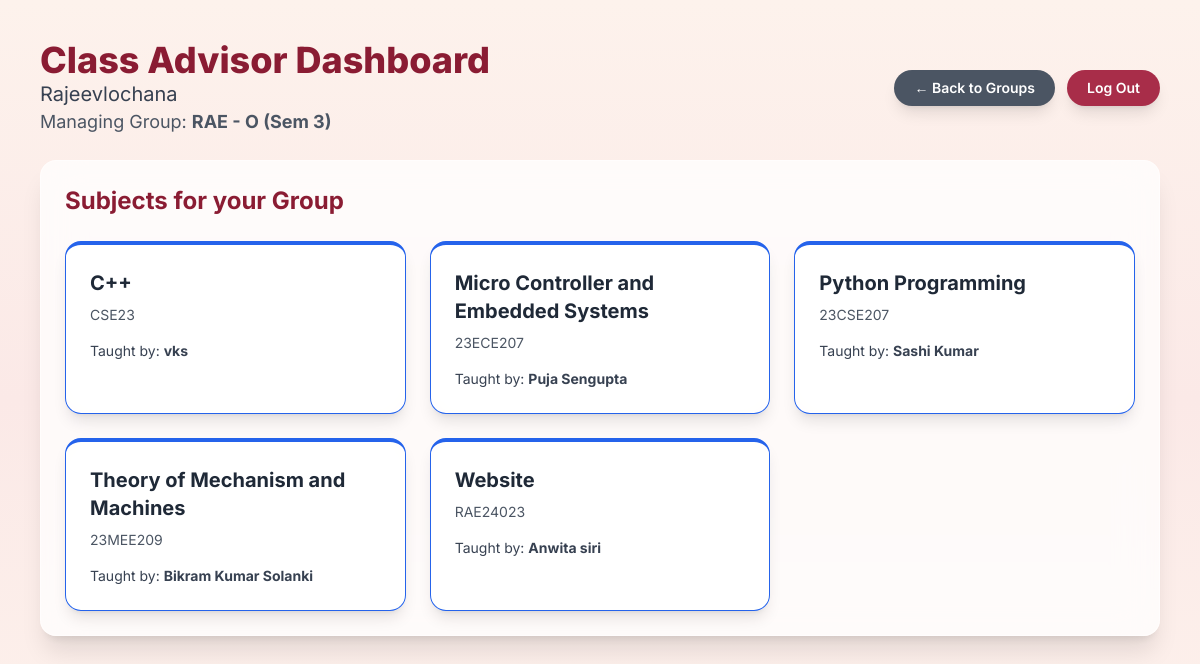
Screenshot of /advisor/group/RAE-O-3 (signed in) with the database file from the repository.
### app.py (models this page shows, shortened)
class ClassAdvisor(UserMixin, db.Model):
    id = db.Column(db.Integer, primary_key=True)
    username = db.Column(db.String(80), unique=True, nullable=False)
    password_hash = db.Column(db.String(200), nullable=False)
    advised_classes = db.relationship('Class', secondary=advisor_class_association, lazy='subquery',
        backref=db.backref('advisors', lazy=True))

class Class(db.Model):
    id = db.Column(db.Integer, primary_key=True)
    branch = db.Column(db.String(80), nullable=False)
    section = db.Column(db.String(10), nullable=False)
    sem = db.Column(db.Integer, nullable=False)
    strength = db.Column(db.Integer, nullable=False)
    subject_code = db.Column(db.String(20), nullable=False)
    subject_title = db.Column(db.String(120), nullable=False)
    teacher_id = db.Column(db.Integer, db.ForeignKey('teacher.id'), nullable=False)
    students = db.relationship('Student', backref='class_obj', lazy=True, cascade="all, delete-orphan")
    reports = db.relationship('AttendanceReport', backref='class_obj', lazy=True, cascade="all, delete-orphan")

class Teacher(UserMixin, db.Model):
    id = db.Column(db.Integer, primary_key=True)
    username = db.Column(db.String(80), unique=True, nullable=False)
    password_hash = db.Column(db.String(200), nullable=False)
    classes = db.relationship('Class', backref='teacher', lazy=True)

### app.py (the view)
@app.route('/advisor/group/<string:group_key>')
@login_required
def advisor_group_detail(group_key):
    if session.get('user_role') != 'advisor':
        return redirect(url_for('index'))
    try:
        branch, section, sem = group_key.split('-')
        sem = int(sem)
    except ValueError:
        flash('Invalid class group format.', 'error')
        return redirect(url_for('advisor_dashboard'))
    is_authorized = False
    for cls in current_user.advised_classes:
        if cls.branch == branch and cls.section == section and cls.sem == sem:
            is_authorized = True
            break
    if not is_authorized:
        flash('You are not authorized to view this class group.', 'error')
        return redirect(url_for('advisor_dashboard'))
    subjects = Class.query.filter_by(
        branch=branch,
        section=section,
        sem=sem
    ).order_by(Class.subject_title).all()
    group_name = f"{branch} - {section} (Sem {sem})"
    return render_template('advisor_group_subjects.html', subjects=subjects, group_name=group_name)

### app.py (called while the page is built)
@login_manager.user_loader
def load_user(user_id):
    role = session.get('user_role')
    if role == 'teacher': return db.session.get(Teacher, int(user_id))
    elif role == 'student': return db.session.get(Student, int(user_id))
    elif role == 'advisor': return db.session.get(ClassAdvisor, int(user_id))
    return None

### templates/advisor_group_subjects.html (shortened to what this page needs)
<!DOCTYPE html>
<html lang="en">
<head>
    <script src="https://cdn.tailwindcss.com"></script>
</head>
<body class="p-4 md:p-10 text-gray-800">
    <div class="app-container max-w-6xl mx-auto">
        <header class="flex justify-between items-center mb-6">
            <div>
                <h1 class="text-4xl font-extrabold text-[#8A1C33]">Class Advisor Dashboard</h1>
                <p class="text-xl text-gray-700">{{ current_user.username }}</p>
                <p class="text-lg text-gray-600">Managing Group: <strong>{{ group_name }}</strong></p>
            </div>
            <div class="flex space-x-3">
                 <a href="{{ url_for('advisor_dashboard') }}" class="btn-animate bg-gray-600 text-white text-sm font-semibold px-5 py-2 rounded-full shadow-lg hover:bg-gray-700">
                    ← Back to Groups
                </a>
                <a href="{{ url_for('logout') }}" class="btn-animate bg-[#A82D49] text-white text-sm font-semibold px-5 py-2 rounded-full shadow-lg hover:bg-[#8a1c33]">
                    Log Out
                </a>
            </div>
        </header>
        <div class="glass-card rounded-2xl shadow-xl p-6">
            <h2 class="text-2xl font-bold text-[#8A1C33] mb-6">Subjects for your Group</h2>
            <div class="grid grid-cols-1 md:grid-cols-2 lg:grid-cols-3 gap-6">
                {% for subject in subjects %}
                <a href="{{ url_for('advisor_subject_detail', subject_id=subject.id) }}" class="block btn-animate">
                    <div class="glass-card rounded-2xl shadow-lg p-6 h-full border-t-4 border-blue-600 hover:shadow-xl">
                        <h3 class="text-xl font-bold text-gray-800 mb-2">{{ subject.subject_title }}</h3>
                        <p class="text-sm text-gray-600 mb-4">{{ subject.subject_code }}</p>
                        <p class="text-sm text-gray-700">Taught by: <strong>{{ subject.teacher.username }}</strong></p>
                    </div>
                </a>
                {% endfor %}
            </div>
        </div>
    </div>
</body>
</html>

### templates/advisor_group_subjects.html (style rules this page uses)
body { font-family: 'Inter', sans-serif; background: linear-gradient(180deg, #fdf2ec, #fbe9e7, #fdf2ec); min-height: 100vh; color: #333; transition: background 0.5s ease-in-out; }
.btn-animate { transition: all 0.3s cubic-bezier(0.4, 0, 0.2, 1); }
.glass-card { background: rgba(255, 255, 255, 0.75); backdrop-filter: blur(20px); border: 1px solid rgba(255, 255, 255, 0.5); box-shadow: 0 10px 30px rgba(0, 0, 0, 0.12); }

### rows the page displays
ClassAdvisor: username "Rajeevlochana"
Class: subject_title "C++", subject_code "CSE23", teacher.username "vks"
Class: subject_title "Micro Controller and Embedded Systems", subject_code "23ECE207", teacher.username "Puja Sengupta"
Class: subject_title "Python Programming", subject_code "23CSE207", teacher.username "Sashi Kumar"
Class: subject_title "Theory of Mechanism and Machines", subject_code "23MEE209", teacher.username "Bikram Kumar Solanki"
Class: subject_title "Website", subject_code "RAE24023", teacher.username "Anwita siri"

### other values shown
{{ group_name }} "RAE - O (Sem 3)"
